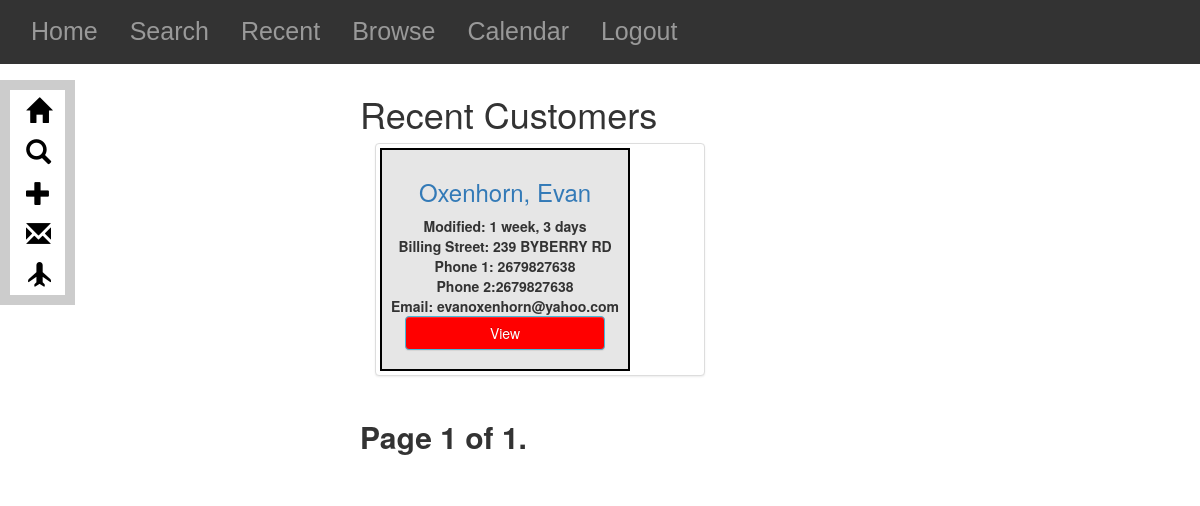
Page /customers/customer_browse/ on the earlier database version.
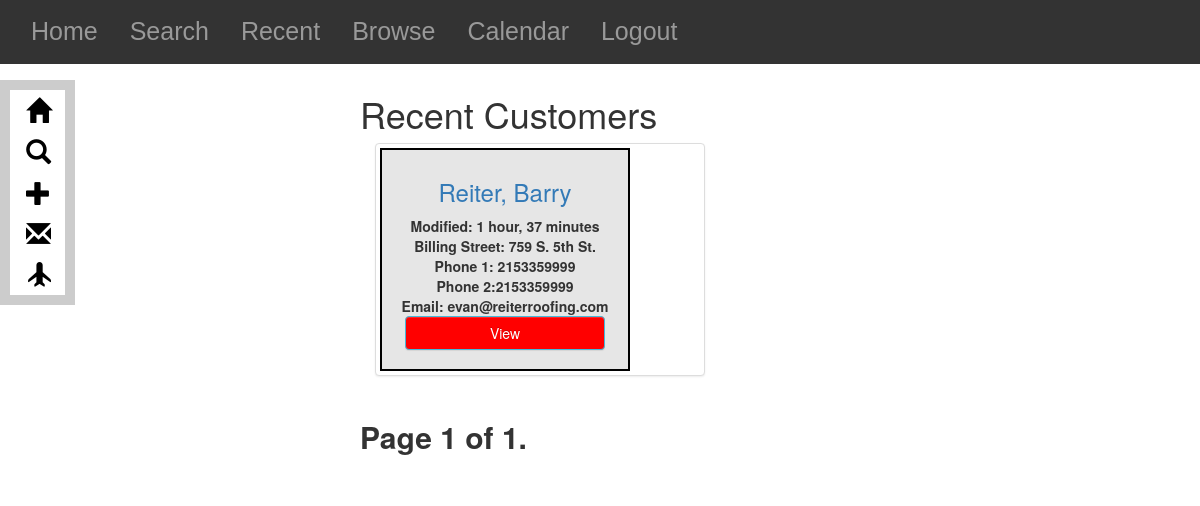
Same page on the later database version.
### Customers/models.py (models this page shows, shortened)
class Customer(models.Model):
    user = models.ForeignKey(settings.AUTH_USER_MODEL, default=1)
    modified_by=models.CharField(max_length=50,default=1)
    firstName = models.CharField(max_length=20)
    lastName = models.CharField(max_length=20)
    fullName = models.CharField(max_length=50, blank=True)
    billStreet = models.CharField(max_length=25)
    billCity = models.CharField(max_length=20)
    billState = models.CharField(max_length=2)
    billZip = models.CharField(max_length=5)
    latlng = models.CharField(blank=True, max_length=100, default = '')
    lat = models.FloatField(blank=True,max_length=100, default = '')
    lng = models.FloatField(blank=True, max_length=100, default='')
    phone1 = models.CharField(max_length=20)
    phone2 = models.CharField(max_length=20, blank=True)
    email = models.EmailField(max_length=50, blank=True)
    source = models.CharField(choices=SOURCE_CHOICES, max_length=20, default=NOTAPP)
    created = models.DateTimeField(auto_now=False, auto_now_add=True)
    modified = models.DateTimeField(auto_now=True, auto_now_add=False)
    def get_absolute_url(self):
        return reverse("customers:customer_detail", kwargs={"id": self.id})
    class Meta:
        ordering = ["-created", "-modified"]

### Customers/views.py (the view)
def customer_browse(request):
    queryset_list = Customer.objects.all().order_by('lastName', 'firstName')
    paginator = Paginator(queryset_list, 25) # show 25 customers per page
    page_request_var = "page"
    page = request.GET.get(page_request_var)
    try:
        queryset = paginator.page(page)
    except PageNotAnInteger:
        queryset = paginator.page(1)
    except EmptyPage:
        queryset = paginator.page(paginator.num_pages)
    context = {
            "title":"Recent Customers",
            "object_list": queryset,
            "page_request_var":page_request_var,
        }
    return render(request, "customer_list.html", context)

### Customers/templates/customer_list.html (shortened to what this page needs)
{% extends "base.html" %}
{% block content %}
<h1>{{ title }}</h1>
<div class="customer_list_div">
    {% for obj in object_list %}
    <div class="customer-list-object">
        <div class="col-md-8">
            <div class="thumbnail">
                <div class="caption">
                    <h3><a href="{{ obj.get_absolute_url}}">{{obj.lastName}}, {{obj.firstName}}</a></h3>
                    <strong>Modified: {{ obj.modified|timesince }}<br/>
                    <strong>Billing Street:</strong> {{obj.billStreet}}<br/>
                    <strong>Phone 1:</strong> {{obj.phone1}}<br/>
                    <strong>Phone 2:</strong>{{obj.phone2}}<br/>
                    <strong>Email:</strong> {{obj.email}}<br/>
                    <p><a href="{{ obj.get_absolute_url }}" class="btn btn-info" id="btnViewCustomer" role="button">View</a></p>
                </div>
            </div>
        </div>
    </div>
    {% endfor %}
    <div>
<div class="pagination col-md-8">
    <span class="step-links">
        <span class="current">
            Page {{ object_list.number }} of {{ object_list.paginator.num_pages }}.
        </span>
    </span>
</div>
</div>
</div>
{% endblock content %}

### Customers/templates/base.html (shortened to what this page needs)
{% load static from staticfiles %}
<html>
    <head>
        <link rel="stylesheet" href="https://maxcdn.bootstrapcdn.com/bootstrap/3.3.6/css/bootstrap-theme.min.css"
>
        <link rel="stylesheet" href='{% static "css/base.css" %}'/>
        <link rel="stylesheet" href="https://maxcdn.bootstrapcdn.com/bootstrap/3.3.6/css/bootstrap.min.css"
>
    </head>
    <body>
        <div id="sideNav" class="sideNav col-md-2">
            <ul class="sidenav col-lg-2">
                <li><a href="{% url 'customers:index' %}"> <span class="glyphicon glyphicon-home" aria-hidden="true"></span></a></li>
                <li><a href="/customers/search"> <span class="glyphicon glyphicon-search" aria-hidden="true"></span></a></li>
                <li><a href="{% url 'customers:customer_create' %}"> <span class="glyphicon glyphicon-plus" aria-hidden="true"></span></a></li>
                <li><a href="https://www.gmail.com/"> <span class="glyphicon glyphicon-envelope" aria-hidden="true"></span></a></li>
                <li><a href="https://explorer.pictometry.com/login.php"> <span class="glyphicon glyphicon-plane" aria-hidden="true"></span></a></li>
            </ul>
        </div>
        <div id="topNav" class="topNav">
            <ul class="topNav col-md-12">
                <li><a href="{% url 'customers:index' %}">Home</a></li>
                <li><a href="/customers/search">Search</a></li>
                <li><a href="{% url 'customers:recents' %}">Recent</a></li>
                <li><a href="{% url 'customers:browse' %}">Browse</a></li>
                <li><a href="{% url 'customers:calendar' %}">Calendar</a></li>
                <li><a href="#">Logout</a></li>
            </ul>
        </div>
        <div id="main">
            <div id="first-content-block" class="container">
                {% block content %}
                {% endblock content %}
            </div>
            </div>
    </body>
</html>

### static/css/base.css (style rules this page uses)
#main { margin-left:5%; }
h1 { color:#777777; }
h3 { style:italic; }
.thumbnail div { background-color:#e6e6e6; text-align:center; width:250px; border-style: solid; border-width: 2px; border-color: black; }
.customer-list-object { draggable: true; }
#btnViewCustomer { width:200px; background-color:red; }
#topNav { color: white; background:#CCC; }
.topNav ul { list-style-type:none; overflow:hidden; background-color:#333; }
.topNav ul li { float:left; }
.topNav ul li a { font-family:"Arial", Arial, Veranda; font-size:25px; display: block; color: #999; text-align:center; padding: 14px 16px; text-decoration: none; }
#sideNav { margin-top:80px; float: left; color: white; background:#CCC; position:fixed; width:75px; padding:10px 10px 10px 10px; }
.sideNav ul { text-align:center; background:#FFF; list-style-type: none; margin:0px; padding:0px; width:100%; }
.sideNav ul li a { font-family:"Arial", Arial, Veranda; font-size:25px; display: block; color: #000; padding: 8px 16px 8px 16px; text-decoration: none; }
#first-content-block { width:50%; margin-bottom:50px; clear:right; }
.current { font-size:30px; }

Differences in the rows shown:
removed Customer: lastName "Oxenhorn", firstName "Evan", modified "1 week, 3 days", billStreet "239 BYBERRY RD", phone1 "2679827638", phone2 "2679827638", email "evanoxenhorn@yahoo.com"
added Customer: lastName "Reiter", firstName "Barry", modified "1 hour, 37 minutes", billStreet "759 S. 5th St.", phone1 "2153359999", phone2 "2153359999", email "evan@reiterroofing.com"
